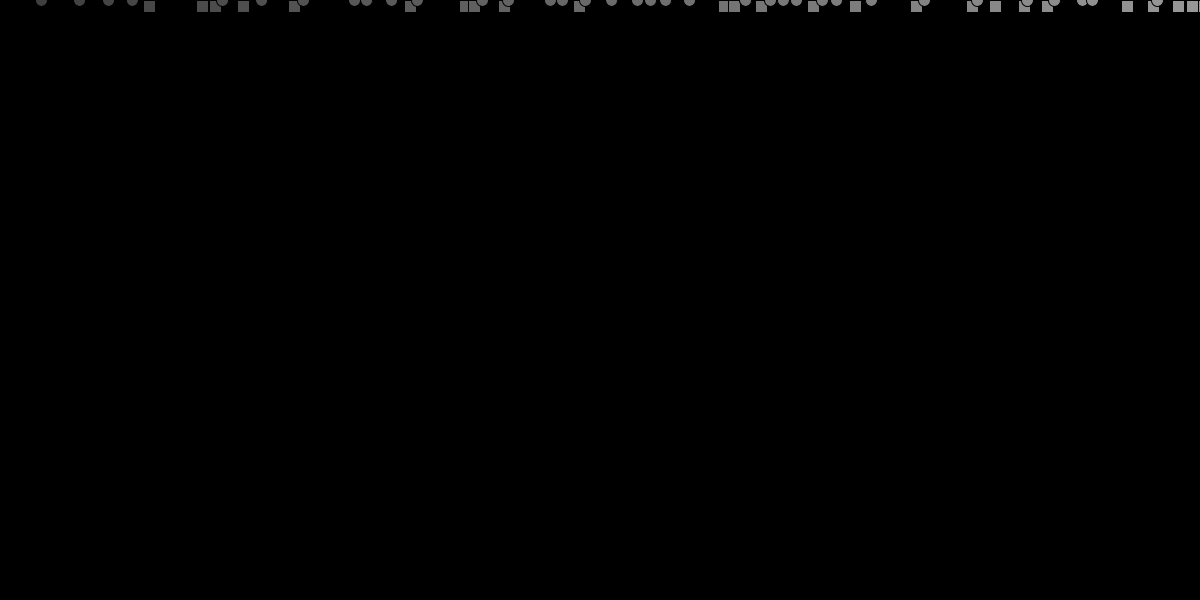
Frame 1 (no input)
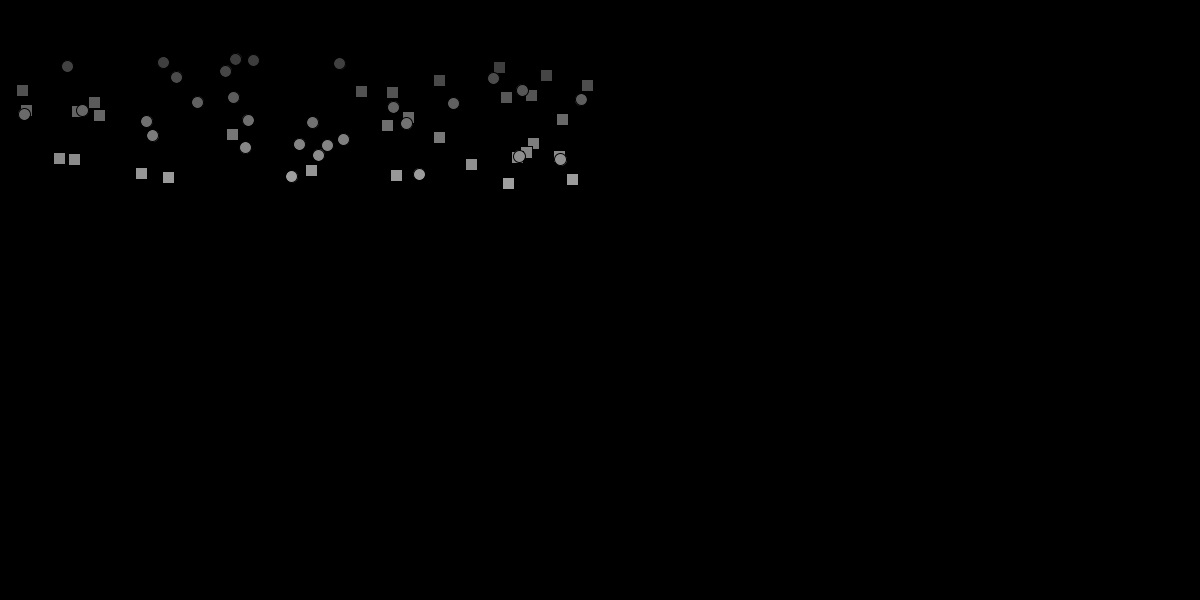
Frame 60 (the mouse pressed at the canvas centre just before this capture)
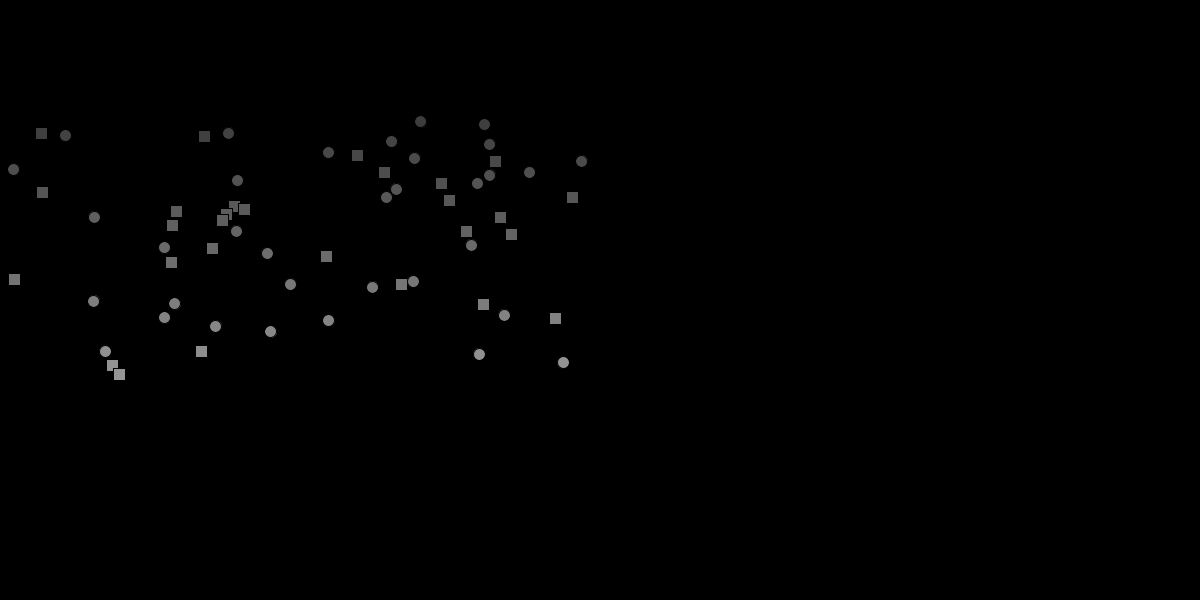
Frame 120 (the mouse held since frame 60 and released just before this capture)

The Processing sketch that drew these frames (run headless with seeded random() and noise(); from frame 60 on, the mouse is pressed at the canvas centre):

// Processing sketch: processing_97568
// ── processing_97568.pde

MyGlitter[] bugs = new MyGlitter[100];

void setup() {
  size(1200, 600);

  for (int i = 0; i < bugs.length; i++) {
    bugs[i] = new MyGlitter(i);
    
  }
}

void draw() {
  background(0);

  for (int i = 0; i < bugs.length; i++) {     
     bugs[i].display();
   } 
 } 

class MyGlitter {   

float xpos;   
float ypos;   
int bugWidth;   
int bugHeight;   
int index;
int shape;
color bColor;   
int internalCounter = 0;
boolean active;
int limit = 10;
float speed = 0.1;
int cycles = 0;
float nextXPos;

MyGlitter(int i) {
 index = i;
 xpos = random(5) + index*13;
 ypos = 0;
 bColor = color(index+60,index+60,index+60);
 bugWidth = 12;
 bugHeight = 12;
 speed = i/2.5;
 shape = int(random(3));
}   

void display() {     
   fill(bColor); 
   //bColor = color(index*2+random(75),index*2+random(75),index*2+random(75));
 
   switch(shape)
    {
      case 1:
        ellipse(xpos,ypos,bugWidth,bugHeight);
      break;
      case 2:
        rect(xpos,ypos,bugWidth,bugHeight);
      break;
      default: 
      break;
    }
    ypos = ypos + speed + 1;
    if (ypos > 600)
      ypos = 0;
   
   internalCounter = internalCounter+1;
   if (internalCounter == limit-1) {   
     shape = int(random(3));
     if(index == 0)
       println(shape);
     internalCounter = 0;
   }
   
   cycles = cycles+1;
   if (cycles % 14 == 0) {
     speed = speed*-1;
     nextXPos = random(600);
   }
   else {
     xpos = nextXPos;
   }

}   

}
